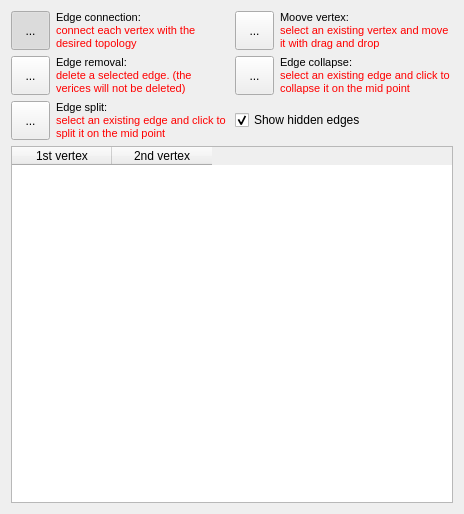
     <widget class="QWidget" name="pageVertexConnect" >
      <property name="geometry" >
       <rect>
        <x>0</x>
        <y>0</y>
        <width>464</width>
        <height>514</height>
       </rect>
      </property>
      <attribute name="label" >
       <string>2 - New topology definition</string>
      </attribute>
      <layout class="QGridLayout" name="gridLayout_3" >
       <item row="0" column="0" >
        <widget class="QToolButton" name="ButtonConnectVertex" >
         <property name="minimumSize" >
          <size>
           <width>39</width>
           <height>39</height>
          </size>
         </property>
         <property name="toolTip" >
          <string>&lt;!DOCTYPE HTML PUBLIC "-//W3C//DTD HTML 4.0//EN" "http://www.w3.org/TR/REC-html40/strict.dtd">
&lt;html>&lt;head>&lt;meta name="qrichtext" content="1" />&lt;style type="text/css">
p, li { white-space: pre-wrap; }
&lt;/style>&lt;/head>&lt;body style=" font-family:'MS Shell Dlg 2'; font-size:9pt; font-weight:400; font-style:normal;">
&lt;p style=" margin-top:0px; margin-bottom:0px; margin-left:0px; margin-right:0px; -qt-block-indent:0; text-indent:0px; font-size:8pt;">Edge creation by vertex connection&lt;/p>&lt;/body>&lt;/html></string>
         </property>
         <property name="text" >
          <string>...</string>
         </property>
         <property name="icon" >
          <iconset>
           <normaloff>://images/2-Edge_Connect.png</normaloff>://images/2-Edge_Connect.png</iconset>
         </property>
         <property name="iconSize" >
          <size>
           <width>24</width>
           <height>24</height>
          </size>
         </property>
         <property name="checkable" >
          <bool>true</bool>
         </property>
         <property name="checked" >
          <bool>true</bool>
         </property>
         <property name="autoExclusive" >
          <bool>true</bool>
         </property>
        </widget>
       </item>
       <item row="0" column="1" >
        <widget class="QLabel" name="label_10" >
         <property name="text" >
          <string>&lt;!DOCTYPE HTML PUBLIC "-//W3C//DTD HTML 4.0//EN" "http://www.w3.org/TR/REC-html40/strict.dtd">
&lt;html>&lt;head>&lt;meta name="qrichtext" content="1" />&lt;style type="text/css">
p, li { white-space: pre-wrap; }
&lt;/style>&lt;/head>&lt;body style=" font-family:'MS Shell Dlg 2'; font-size:9pt; font-weight:400; font-style:normal;">
&lt;p style=" margin-top:0px; margin-bottom:0px; margin-left:0px; margin-right:0px; -qt-block-indent:0; text-indent:0px; font-size:8pt;">&lt;span style=" color:#000000;">Edge connection:&lt;/span>&lt;/p>
&lt;p style=" margin-top:0px; margin-bottom:0px; margin-left:0px; margin-right:0px; -qt-block-indent:0; text-indent:0px; font-size:8pt; color:#ff0000;">connect each vertex with the desired topology&lt;/p>&lt;/body>&lt;/html></string>
         </property>
         <property name="wordWrap" >
          <bool>true</bool>
         </property>
        </widget>
       </item>
       <item row="0" column="2" >
        <widget class="QToolButton" name="ButtonConnectVertex_2" >
         <property name="minimumSize" >
          <size>
           <width>39</width>
           <height>39</height>
          </size>
         </property>
         <property name="toolTip" >
          <string>&lt;!DOCTYPE HTML PUBLIC "-//W3C//DTD HTML 4.0//EN" "http://www.w3.org/TR/REC-html40/strict.dtd">
&lt;html>&lt;head>&lt;meta name="qrichtext" content="1" />&lt;style type="text/css">
p, li { white-space: pre-wrap; }
&lt;/style>&lt;/head>&lt;body style=" font-family:'MS Shell Dlg 2'; font-size:9pt; font-weight:400; font-style:normal;">
&lt;p style=" margin-top:0px; margin-bottom:0px; margin-left:0px; margin-right:0px; -qt-block-indent:0; text-indent:0px; font-size:8pt;">Select a vertex and then edit its position by dragging it over the original mesh&lt;/p>&lt;/body>&lt;/html></string>
         </property>
         <property name="text" >
          <string>...</string>
         </property>
         <property name="icon" >
          <iconset>
           <normaloff>://images/2-Move_Vertex.png</normaloff>://images/2-Move_Vertex.png</iconset>
         </property>
         <property name="iconSize" >
          <size>
           <width>24</width>
           <height>24</height>
          </size>
         </property>
         <property name="checkable" >
          <bool>true</bool>
         </property>
         <property name="checked" >
          <bool>false</bool>
         </property>
         <property name="autoExclusive" >
          <bool>true</bool>
         </property>
        </widget>
       </item>
       <item row="0" column="3" >
        <widget class="QLabel" name="label_14" >
         <property name="text" >
          <string>&lt;!DOCTYPE HTML PUBLIC "-//W3C//DTD HTML 4.0//EN" "http://www.w3.org/TR/REC-html40/strict.dtd">
&lt;html>&lt;head>&lt;meta name="qrichtext" content="1" />&lt;style type="text/css">
p, li { white-space: pre-wrap; }
&lt;/style>&lt;/head>&lt;body style=" font-family:'MS Shell Dlg 2'; font-size:9pt; font-weight:400; font-style:normal;">
&lt;p style=" margin-top:0px; margin-bottom:0px; margin-left:0px; margin-right:0px; -qt-block-indent:0; text-indent:0px; font-size:8pt;">&lt;span style=" color:#000000;">Moove vertex:&lt;/span>&lt;/p>
&lt;p style=" margin-top:0px; margin-bottom:0px; margin-left:0px; margin-right:0px; -qt-block-indent:0; text-indent:0px; font-size:8pt; color:#ff0000;">select an existing vertex and move it with drag and drop&lt;/p>&lt;/body>&lt;/html></string>
         </property>
         <property name="wordWrap" >
          <bool>true</bool>
         </property>
        </widget>
       </item>
       <item row="1" column="0" >
        <widget class="QToolButton" name="ButtonDeConnectVertex" >
         <property name="minimumSize" >
          <size>
           <width>39</width>
           <height>39</height>
          </size>
         </property>
         <property name="toolTip" >
          <string>&lt;!DOCTYPE HTML PUBLIC "-//W3C//DTD HTML 4.0//EN" "http://www.w3.org/TR/REC-html40/strict.dtd">
&lt;html>&lt;head>&lt;meta name="qrichtext" content="1" />&lt;style type="text/css">
p, li { white-space: pre-wrap; }
&lt;/style>&lt;/head>&lt;body style=" font-family:'MS Shell Dlg 2'; font-size:9pt; font-weight:400; font-style:normal;">
&lt;p style=" margin-top:0px; margin-bottom:0px; margin-left:0px; margin-right:0px; -qt-block-indent:0; text-indent:0px;">Connected edge removal&lt;/p>&lt;/body>&lt;/html></string>
         </property>
         <property name="text" >
          <string>...</string>
         </property>
         <property name="icon" >
          <iconset>
           <normaloff>://images/2-Edge_Removal.png</normaloff>://images/2-Edge_Removal.png</iconset>
         </property>
         <property name="iconSize" >
          <size>
           <width>32</width>
           <height>32</height>
          </size>
         </property>
         <property name="checkable" >
          <bool>true</bool>
         </property>
         <property name="autoExclusive" >
          <bool>true</bool>
         </property>
        </widget>
       </item>
       <item row="1" column="1" >
        <widget class="QLabel" name="label_13" >
         <property name="text" >
          <string>&lt;!DOCTYPE HTML PUBLIC "-//W3C//DTD HTML 4.0//EN" "http://www.w3.org/TR/REC-html40/strict.dtd">
&lt;html>&lt;head>&lt;meta name="qrichtext" content="1" />&lt;style type="text/css">
p, li { white-space: pre-wrap; }
&lt;/style>&lt;/head>&lt;body style=" font-family:'MS Shell Dlg 2'; font-size:9pt; font-weight:400; font-style:normal;">
&lt;p style=" margin-top:0px; margin-bottom:0px; margin-left:0px; margin-right:0px; -qt-block-indent:0; text-indent:0px; font-size:8pt;">&lt;span style=" color:#000000;">Edge removal:&lt;/span>&lt;/p>
&lt;p style=" margin-top:0px; margin-bottom:0px; margin-left:0px; margin-right:0px; -qt-block-indent:0; text-indent:0px; font-size:8pt; color:#ff0000;">delete a selected edge. (the verices will not be deleted)&lt;/p>&lt;/body>&lt;/html></string>
         </property>
         <property name="wordWrap" >
          <bool>true</bool>
         </property>
        </widget>
       </item>
       <item row="1" column="2" >
        <widget class="QToolButton" name="ButtonConnectVertex_4" >
         <property name="minimumSize" >
          <size>
           <width>39</width>
           <height>39</height>
          </size>
         </property>
         <property name="toolTip" >
          <string>&lt;!DOCTYPE HTML PUBLIC "-//W3C//DTD HTML 4.0//EN" "http://www.w3.org/TR/REC-html40/strict.dtd">
&lt;html>&lt;head>&lt;meta name="qrichtext" content="1" />&lt;style type="text/css">
p, li { white-space: pre-wrap; }
&lt;/style>&lt;/head>&lt;body style=" font-family:'MS Shell Dlg 2'; font-size:9pt; font-weight:400; font-style:normal;">
&lt;p style=" margin-top:0px; margin-bottom:0px; margin-left:0px; margin-right:0px; -qt-block-indent:0; text-indent:0px; font-size:8pt;">Select a vertex and then edit its position by dragging it over the original mesh&lt;/p>&lt;/body>&lt;/html></string>
         </property>
         <property name="text" >
          <string>...</string>
         </property>
         <property name="icon" >
          <iconset>
           <normaloff>://images/2-Edge_Collapse.png</normaloff>://images/2-Edge_Collapse.png</iconset>
         </property>
         <property name="iconSize" >
          <size>
           <width>24</width>
           <height>24</height>
          </size>
         </property>
         <property name="checkable" >
          <bool>true</bool>
         </property>
         <property name="checked" >
          <bool>false</bool>
         </property>
         <property name="autoExclusive" >
          <bool>true</bool>
         </property>
        </widget>
       </item>
       <item row="1" column="3" >
        <widget class="QLabel" name="label_15" >
         <property name="text" >
          <string>&lt;!DOCTYPE HTML PUBLIC "-//W3C//DTD HTML 4.0//EN" "http://www.w3.org/TR/REC-html40/strict.dtd">
&lt;html>&lt;head>&lt;meta name="qrichtext" content="1" />&lt;style type="text/css">
p, li { white-space: pre-wrap; }
&lt;/style>&lt;/head>&lt;body style=" font-family:'MS Shell Dlg 2'; font-size:9pt; font-weight:400; font-style:normal;">
&lt;p style=" margin-top:0px; margin-bottom:0px; margin-left:0px; margin-right:0px; -qt-block-indent:0; text-indent:0px; font-size:8pt;">&lt;span style=" color:#000000;">Edge collapse:&lt;/span>&lt;/p>
&lt;p style=" margin-top:0px; margin-bottom:0px; margin-left:0px; margin-right:0px; -qt-block-indent:0; text-indent:0px; font-size:8pt; color:#ff0000;">select an existing edge and click to collapse it on the mid point&lt;/p>&lt;/body>&lt;/html></string>
         </property>
         <property name="wordWrap" >
          <bool>true</bool>
         </property>
        </widget>
       </item>
       <item row="2" column="0" >
        <widget class="QToolButton" name="ButtonConnectVertex_5" >
         <property name="minimumSize" >
          <size>
           <width>39</width>
           <height>39</height>
          </size>
         </property>
         <property name="toolTip" >
          <string>&lt;!DOCTYPE HTML PUBLIC "-//W3C//DTD HTML 4.0//EN" "http://www.w3.org/TR/REC-html40/strict.dtd">
&lt;html>&lt;head>&lt;meta name="qrichtext" content="1" />&lt;style type="text/css">
p, li { white-space: pre-wrap; }
&lt;/style>&lt;/head>&lt;body style=" font-family:'MS Shell Dlg 2'; font-size:9pt; font-weight:400; font-style:normal;">
&lt;p style=" margin-top:0px; margin-bottom:0px; margin-left:0px; margin-right:0px; -qt-block-indent:0; text-indent:0px; font-size:8pt;">Select a vertex and then edit its position by dragging it over the original mesh&lt;/p>&lt;/body>&lt;/html></string>
         </property>
         <property name="text" >
          <string>...</string>
         </property>
         <property name="icon" >
          <iconset>
           <normaloff>://images/2-Edge_Split.png</normaloff>://images/2-Edge_Split.png</iconset>
         </property>
         <property name="iconSize" >
          <size>
           <width>24</width>
           <height>24</height>
          </size>
         </property>
         <property name="checkable" >
          <bool>true</bool>
         </property>
         <property name="checked" >
          <bool>false</bool>
         </property>
         <property name="autoExclusive" >
          <bool>true</bool>
         </property>
        </widget>
       </item>
       <item row="2" column="1" >
        <widget class="QLabel" name="label_16" >
         <property name="text" >
          <string>&lt;!DOCTYPE HTML PUBLIC "-//W3C//DTD HTML 4.0//EN" "http://www.w3.org/TR/REC-html40/strict.dtd">
&lt;html>&lt;head>&lt;meta name="qrichtext" content="1" />&lt;style type="text/css">
p, li { white-space: pre-wrap; }
&lt;/style>&lt;/head>&lt;body style=" font-family:'MS Shell Dlg 2'; font-size:9pt; font-weight:400; font-style:normal;">
&lt;p style=" margin-top:0px; margin-bottom:0px; margin-left:0px; margin-right:0px; -qt-block-indent:0; text-indent:0px; font-size:8pt;">&lt;span style=" color:#000000;">Edge split:&lt;/span>&lt;/p>
&lt;p style=" margin-top:0px; margin-bottom:0px; margin-left:0px; margin-right:0px; -qt-block-indent:0; text-indent:0px; font-size:8pt; color:#ff0000;">select an existing edge and click to split it on the mid point&lt;/p>&lt;/body>&lt;/html></string>
         </property>
         <property name="wordWrap" >
          <bool>true</bool>
         </property>
        </widget>
       </item>
       <item row="2" column="2" colspan="2" >
        <widget class="QCheckBox" name="checkBox_3" >
         <property name="text" >
          <string>Show hidden edges</string>
         </property>
         <property name="checked" >
          <bool>true</bool>
         </property>
        </widget>
       </item>
       <item row="3" column="0" colspan="4" >
        <widget class="QTableWidget" name="Etable" >
         <property name="frameShadow" >
          <enum>QFrame::Plain</enum>
         </property>
         <property name="columnCount" >
          <number>2</number>
         </property>
         <column>
          <property name="text" >
           <string>1st vertex</string>
          </property>
         </column>
         <column>
          <property name="text" >
           <string>2nd vertex</string>
          </property>
         </column>
        </widget>
       </item>
      </layout>
     </widget>
